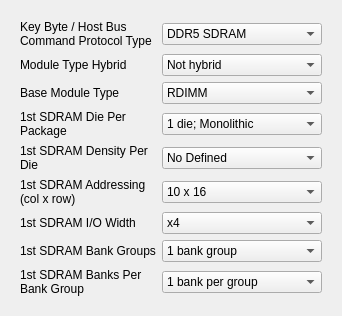
         <widget class="QWidget" name="tab">
          <attribute name="title">
           <string>Base Configuration - SDRAM</string>
          </attribute>
          <layout class="QVBoxLayout" name="verticalLayout" stretch="5">
           <item>
            <widget class="QWidget" name="formWidget" native="true">
             <layout class="QGridLayout" name="gridLayout_4" columnstretch="1,1" columnminimumwidth="0,0">
              <property name="sizeConstraint">
               <enum>QLayout::SetDefaultConstraint</enum>
              </property>
              <item row="0" column="0">
               <widget class="QLabel" name="label_5">
                <property name="text">
                 <string>Key Byte / Host Bus Command Protocol Type</string>
                </property>
                <property name="wordWrap">
                 <bool>true</bool>
                </property>
               </widget>
              </item>
              <item row="0" column="1">
               <widget class="QComboBox" name="comboBox_2">
                <item>
                 <property name="text">
                  <string>DDR5 SDRAM </string>
                 </property>
                </item>
                <item>
                 <property name="text">
                  <string>DDR5 NVDIMM-P</string>
                 </property>
                </item>
               </widget>
              </item>
              <item row="1" column="0">
               <widget class="QLabel" name="label_6">
                <property name="text">
                 <string>Module Type Hybrid</string>
                </property>
                <property name="wordWrap">
                 <bool>true</bool>
                </property>
               </widget>
              </item>
              <item row="1" column="1">
               <widget class="QComboBox" name="comboBox_3">
                <item>
                 <property name="text">
                  <string>Not hybrid</string>
                 </property>
                </item>
                <item>
                 <property name="text">
                  <string>NVDIMM-N Hybrid</string>
                 </property>
                </item>
                <item>
                 <property name="text">
                  <string>NVDIMM-P Hybrid</string>
                 </property>
                </item>
               </widget>
              </item>
              <item row="2" column="0">
               <widget class="QLabel" name="label_7">
                <property name="text">
                 <string>Base Module Type</string>
                </property>
               </widget>
              </item>
              <item row="2" column="1">
               <widget class="QComboBox" name="comboBox_3_1">
                <item>
                 <property name="text">
                  <string>RDIMM</string>
                 </property>
                </item>
                <item>
                 <property name="text">
                  <string>UDIMM</string>
                 </property>
                </item>
                <item>
                 <property name="text">
                  <string>SODIMM</string>
                 </property>
                </item>
                <item>
                 <property name="text">
                  <string>LRDIMM</string>
                 </property>
                </item>
                <item>
                 <property name="text">
                  <string>CUDIMM</string>
                 </property>
                </item>
                <item>
                 <property name="text">
                  <string>CSODIMM</string>
                 </property>
                </item>
                <item>
                 <property name="text">
                  <string>MRDIMM</string>
                 </property>
                </item>
                <item>
                 <property name="text">
                  <string>CAMM2</string>
                 </property>
                </item>
                <item>
                 <property name="text">
                  <string>DDIMM</string>
                 </property>
                </item>
                <item>
                 <property name="text">
                  <string>Solder Down</string>
                 </property>
                </item>
               </widget>
              </item>
              <item row="3" column="0">
               <widget class="QLabel" name="label_8">
                <property name="text">
                 <string>1st SDRAM Die Per Package</string>
                </property>
                <property name="wordWrap">
                 <bool>true</bool>
                </property>
               </widget>
              </item>
              <item row="3" column="1">
               <widget class="QComboBox" name="comboBox_4">
                <item>
                 <property name="text">
                  <string>1 die; Monolithic</string>
                 </property>
                </item>
                <item>
                 <property name="text">
                  <string>2 die; Dual-die package</string>
                 </property>
                </item>
                <item>
                 <property name="text">
                  <string>2 die; 2H 3DS</string>
                 </property>
                </item>
                <item>
                 <property name="text">
                  <string>4 die; 4H 3DS</string>
                 </property>
                </item>
                <item>
                 <property name="text">
                  <string>8 die; 8H 3DS</string>
                 </property>
                </item>
                <item>
                 <property name="text">
                  <string>16 die; 16H 3DS</string>
                 </property>
                </item>
               </widget>
              </item>
              <item row="4" column="0">
               <widget class="QLabel" name="label_9">
                <property name="text">
                 <string>1st SDRAM Density Per Die</string>
                </property>
                <property name="wordWrap">
                 <bool>true</bool>
                </property>
               </widget>
              </item>
              <item row="4" column="1">
               <widget class="QComboBox" name="comboBox_4_1">
                <item>
                 <property name="text">
                  <string>No Defined</string>
                 </property>
                </item>
                <item>
                 <property name="text">
                  <string>4 Gb</string>
                 </property>
                </item>
                <item>
                 <property name="text">
                  <string>8 Gb</string>
                 </property>
                </item>
                <item>
                 <property name="text">
                  <string>12 Gb</string>
                 </property>
                </item>
                <item>
                 <property name="text">
                  <string>16 Gb</string>
                 </property>
                </item>
                <item>
                 <property name="text">
                  <string>24 Gb</string>
                 </property>
                </item>
                <item>
                 <property name="text">
                  <string>32 Gb</string>
                 </property>
                </item>
                <item>
                 <property name="text">
                  <string>48 Gb</string>
                 </property>
                </item>
                <item>
                 <property name="text">
                  <string>64 Gb</string>
                 </property>
                </item>
               </widget>
              </item>
              <item row="5" column="0">
               <widget class="QLabel" name="label_10">
                <property name="text">
                 <string>1st SDRAM Addressing (col x row)</string>
                </property>
                <property name="wordWrap">
                 <bool>true</bool>
                </property>
               </widget>
              </item>
              <item row="5" column="1">
               <widget class="QComboBox" name="comboBox_5">
                <item>
                 <property name="text">
                  <string>10 x 16</string>
                 </property>
                </item>
                <item>
                 <property name="text">
                  <string>10 x 17</string>
                 </property>
                </item>
                <item>
                 <property name="text">
                  <string>10 x 18</string>
                 </property>
                </item>
                <item>
                 <property name="text">
                  <string>11 x 16</string>
                 </property>
                </item>
                <item>
                 <property name="text">
                  <string>11 x 17</string>
                 </property>
                </item>
                <item>
                 <property name="text">
                  <string>11 x 18</string>
                 </property>
                </item>
               </widget>
              </item>
              <item row="6" column="0">
               <widget class="QLabel" name="label_11">
                <property name="text">
                 <string>1st SDRAM I/O Width</string>
                </property>
               </widget>
              </item>
              <item row="6" column="1">
               <widget class="QComboBox" name="comboBox_6">
                <item>
                 <property name="text">
                  <string>x4</string>
                 </property>
                </item>
                <item>
                 <property name="text">
                  <string>x8</string>
                 </property>
                </item>
                <item>
                 <property name="text">
                  <string>x16</string>
                 </property>
                </item>
                <item>
                 <property name="text">
                  <string>x32</string>
                 </property>
                </item>
               </widget>
              </item>
              <item row="7" column="0">
               <widget class="QLabel" name="label_12">
                <property name="text">
                 <string>1st SDRAM Bank Groups</string>
                </property>
               </widget>
              </item>
              <item row="7" column="1">
               <widget class="QComboBox" name="comboBox_7">
                <item>
                 <property name="text">
                  <string>1 bank group</string>
                 </property>
                </item>
                <item>
                 <property name="text">
                  <string>2 bank groups</string>
                 </property>
                </item>
                <item>
                 <property name="text">
                  <string>4 bank groups</string>
                 </property>
                </item>
                <item>
                 <property name="text">
                  <string>8 bank groups</string>
                 </property>
                </item>
               </widget>
              </item>
              <item row="8" column="0">
               <widget class="QLabel" name="label_13">
                <property name="text">
                 <string>1st SDRAM Banks Per Bank Group</string>
                </property>
                <property name="wordWrap">
                 <bool>true</bool>
                </property>
               </widget>
              </item>
              <item row="8" column="1">
               <widget class="QComboBox" name="comboBox_7_1">
                <item>
                 <property name="text">
                  <string>1 bank per group</string>
                 </property>
                </item>
                <item>
                 <property name="text">
                  <string>2 banks per group</string>
                 </property>
                </item>
                <item>
                 <property name="text">
                  <string>4 banks per group</string>
                 </property>
                </item>
               </widget>
              </item>
             </layout>
            </widget>
           </item>
          </layout>
         </widget>
